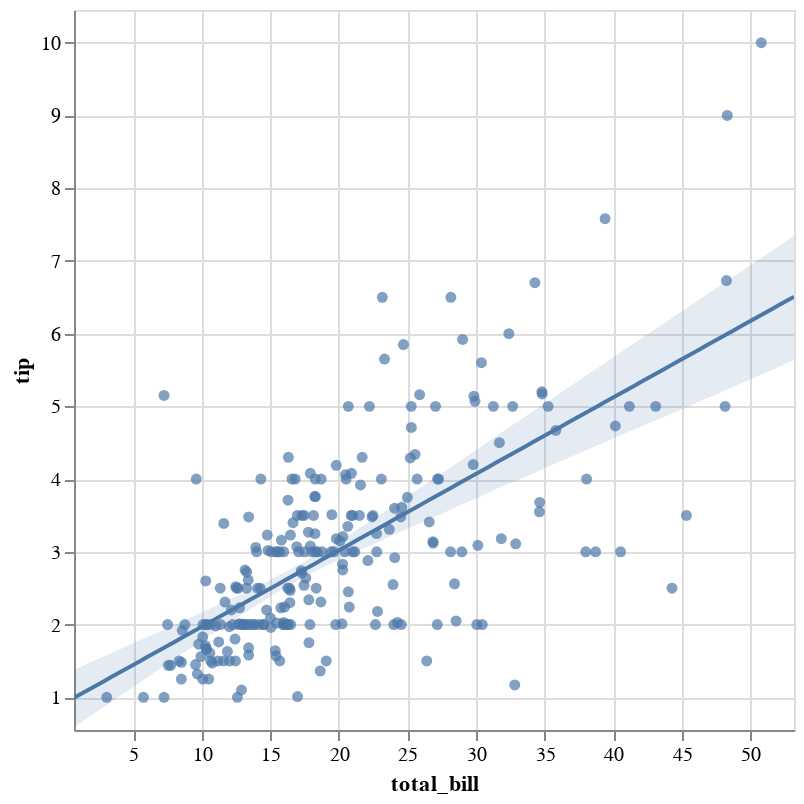

The notebook cell this image was saved under:
### Code cell
display(salt.lmplot(x="total_bill", y="tip", data=tips))
g = sns.lmplot(x="total_bill", y="tip", data=tips)

### Figure 1 — Vega-Lite specification as saved in the notebook (floating-point values rounded to 4 significant figures; data arrays with more than 128 entries replaced by an {"elided": "..."} marker saying what was removed)
{"$schema": "https://vega.github.io/schema/vega-lite/v2.4.1.json", "config": {"view": {"height": 300, "width": 400}}, "height": 360, "layer": [{"data": {"values": {"elided": "244 records"}}, "encoding": {"x": {"axis": {"title": "total_bill"}, "field": "total_bill", "scale": {"domain": [0.683, 53.2], "nice": false}, "type": "quantitative"}, "y": {"axis": {"title": "tip"}, "field": "tip", "scale": {"domain": [0.55, 10.45], "nice": false}, "type": "quantitative"}}, "mark": {"clip": true, "filled": true, "type": "point"}}, {"data": {"values": [{"x": 0.683, "y": 0.992}, {"x": 1.213, "y": 1.048}, {"x": 1.744, "y": 1.103}, {"x": 2.274, "y": 1.159}, {"x": 2.805, "y": 1.215}, {"x": 3.335, "y": 1.271}, {"x": 3.866, "y": 1.326}, {"x": 4.396, "y": 1.382}, {"x": 4.927, "y": 1.438}, {"x": 5.457, "y": 1.493}, {"x": 5.987, "y": 1.549}, {"x": 6.518, "y": 1.605}, {"x": 7.048, "y": 1.661}, {"x": 7.579, "y": 1.716}, {"x": 8.109, "y": 1.772}, {"x": 8.64, "y": 1.828}, {"x": 9.17, "y": 1.883}, {"x": 9.701, "y": 1.939}, {"x": 10.23, "y": 1.995}, {"x": 10.76, "y": 2.05}, {"x": 11.29, "y": 2.106}, {"x": 11.82, "y": 2.162}, {"x": 12.35, "y": 2.218}, {"x": 12.88, "y": 2.273}, {"x": 13.41, "y": 2.329}, {"x": 13.94, "y": 2.385}, {"x": 14.47, "y": 2.44}, {"x": 15.01, "y": 2.496}, {"x": 15.54, "y": 2.552}, {"x": 16.07, "y": 2.608}, {"x": 16.6, "y": 2.663}, {"x": 17.13, "y": 2.719}, {"x": 17.66, "y": 2.775}, {"x": 18.19, "y": 2.83}, {"x": 18.72, "y": 2.886}, {"x": 19.25, "y": 2.942}, {"x": 19.78, "y": 2.998}, {"x": 20.31, "y": 3.053}, {"x": 20.84, "y": 3.109}, {"x": 21.37, "y": 3.165}, {"x": 21.9, "y": 3.22}, {"x": 22.43, "y": 3.276}, {"x": 22.96, "y": 3.332}, {"x": 23.49, "y": 3.388}, {"x": 24.02, "y": 3.443}, {"x": 24.55, "y": 3.499}, {"x": 25.08, "y": 3.555}, {"x": 25.61, "y": 3.61}, {"x": 26.14, "y": 3.666}, {"x": 26.67, "y": 3.722}, {"x": 27.21, "y": 3.777}, {"x": 27.74, "y": 3.833}, {"x": 28.27, "y": 3.889}, {"x": 28.8, "y": 3.945}, {"x": 29.33, "y": 4.0}, {"x": 29.86, "y": 4.056}, {"x": 30.39, "y": 4.112}, {"x": 30.92, "y": 4.167}, {"x": 31.45, "y": 4.223}, {"x": 31.98, "y": 4.279}, {"x": 32.51, "y": 4.335}, {"x": 33.04, "y": 4.39}, {"x": 33.57, "y": 4.446}, {"x": 34.1, "y": 4.502}, {"x": 34.63, "y": 4.557}, {"x": 35.16, "y": 4.613}, {"x": 35.69, "y": 4.669}, {"x": 36.22, "y": 4.725}, {"x": 36.75, "y": 4.78}, {"x": 37.28, "y": 4.836}, {"x": 37.81, "y": 4.892}, {"x": 38.34, "y": 4.947}, {"x": 38.88, "y": 5.003}, {"x": 39.41, "y": 5.059}, {"x": 39.94, "y": 5.115}, {"x": 40.47, "y": 5.17}, {"x": 41.0, "y": 5.226}, {"x": 41.53, "y": 5.282}, {"x": 42.06, "y": 5.337}, {"x": 42.59, "y": 5.393}, {"x": 43.12, "y": 5.449}, {"x": 43.65, "y": 5.504}, {"x": 44.18, "y": 5.56}, {"x": 44.71, "y": 5.616}, {"x": 45.24, "y": 5.672}, {"x": 45.77, "y": 5.727}, {"x": 46.3, "y": 5.783}, {"x": 46.83, "y": 5.839}, {"x": 47.36, "y": 5.894}, {"x": 47.89, "y": 5.95}, {"x": 48.42, "y": 6.006}, {"x": 48.95, "y": 6.062}, {"x": 49.48, "y": 6.117}, {"x": 50.01, "y": 6.173}, {"x": 50.54, "y": 6.229}, {"x": 51.08, "y": 6.284}, {"x": 51.61, "y": 6.34}, {"x": 52.14, "y": 6.396}, {"x": 52.67, "y": 6.452}, {"x": 53.2, "y": 6.507}]}, "encoding": {"x": {"field": "x", "scale": {"domain": [0.683, 53.2], "nice": false}, "type": "quantitative"}, "y": {"field": "y", "scale": {"domain": [0.55, 10.45], "nice": false}, "type": "quantitative"}}, "mark": {"clip": true, "type": "line"}}, {"data": {"values": [{"x": 0.683, "y1": 0.5885, "y2": 1.374}, {"x": 1.213, "y1": 0.6565, "y2": 1.421}, {"x": 1.744, "y1": 0.7246, "y2": 1.468}, {"x": 2.274, "y1": 0.7926, "y2": 1.513}, {"x": 2.805, "y1": 0.8607, "y2": 1.558}, {"x": 3.335, "y1": 0.9287, "y2": 1.603}, {"x": 3.866, "y1": 0.9959, "y2": 1.648}, {"x": 4.396, "y1": 1.064, "y2": 1.693}, {"x": 4.927, "y1": 1.133, "y2": 1.736}, {"x": 5.457, "y1": 1.201, "y2": 1.781}, {"x": 5.987, "y1": 1.269, "y2": 1.825}, {"x": 6.518, "y1": 1.337, "y2": 1.868}, {"x": 7.048, "y1": 1.402, "y2": 1.915}, {"x": 7.579, "y1": 1.472, "y2": 1.961}, {"x": 8.109, "y1": 1.541, "y2": 2.004}, {"x": 8.64, "y1": 1.609, "y2": 2.05}, {"x": 9.17, "y1": 1.673, "y2": 2.096}, {"x": 9.701, "y1": 1.74, "y2": 2.142}, {"x": 10.23, "y1": 1.807, "y2": 2.187}, {"x": 10.76, "y1": 1.873, "y2": 2.235}, {"x": 11.29, "y1": 1.936, "y2": 2.282}, {"x": 11.82, "y1": 2.004, "y2": 2.331}, {"x": 12.35, "y1": 2.069, "y2": 2.372}, {"x": 12.88, "y1": 2.134, "y2": 2.417}, {"x": 13.41, "y1": 2.197, "y2": 2.463}, {"x": 13.94, "y1": 2.258, "y2": 2.51}, {"x": 14.47, "y1": 2.321, "y2": 2.563}, {"x": 15.01, "y1": 2.386, "y2": 2.616}, {"x": 15.54, "y1": 2.445, "y2": 2.67}, {"x": 16.07, "y1": 2.505, "y2": 2.723}, {"x": 16.6, "y1": 2.562, "y2": 2.774}, {"x": 17.13, "y1": 2.617, "y2": 2.826}, {"x": 17.66, "y1": 2.671, "y2": 2.881}, {"x": 18.19, "y1": 2.725, "y2": 2.938}, {"x": 18.72, "y1": 2.772, "y2": 2.996}, {"x": 19.25, "y1": 2.822, "y2": 3.06}, {"x": 19.78, "y1": 2.872, "y2": 3.121}, {"x": 20.31, "y1": 2.92, "y2": 3.182}, {"x": 20.84, "y1": 2.965, "y2": 3.243}, {"x": 21.37, "y1": 3.01, "y2": 3.311}, {"x": 21.9, "y1": 3.054, "y2": 3.373}, {"x": 22.43, "y1": 3.099, "y2": 3.439}, {"x": 22.96, "y1": 3.143, "y2": 3.506}, {"x": 23.49, "y1": 3.191, "y2": 3.567}, {"x": 24.02, "y1": 3.234, "y2": 3.634}, {"x": 24.55, "y1": 3.279, "y2": 3.703}, {"x": 25.08, "y1": 3.324, "y2": 3.773}, {"x": 25.61, "y1": 3.369, "y2": 3.84}, {"x": 26.14, "y1": 3.413, "y2": 3.907}, {"x": 26.67, "y1": 3.457, "y2": 3.974}, {"x": 27.21, "y1": 3.501, "y2": 4.04}, {"x": 27.74, "y1": 3.544, "y2": 4.107}, {"x": 28.27, "y1": 3.589, "y2": 4.175}, {"x": 28.8, "y1": 3.633, "y2": 4.242}, {"x": 29.33, "y1": 3.677, "y2": 4.312}, {"x": 29.86, "y1": 3.721, "y2": 4.381}, {"x": 30.39, "y1": 3.765, "y2": 4.449}, {"x": 30.92, "y1": 3.813, "y2": 4.518}, {"x": 31.45, "y1": 3.86, "y2": 4.586}, {"x": 31.98, "y1": 3.904, "y2": 4.655}, {"x": 32.51, "y1": 3.947, "y2": 4.722}, {"x": 33.04, "y1": 3.987, "y2": 4.789}, {"x": 33.57, "y1": 4.03, "y2": 4.857}, {"x": 34.1, "y1": 4.074, "y2": 4.924}, {"x": 34.63, "y1": 4.118, "y2": 4.991}, {"x": 35.16, "y1": 4.162, "y2": 5.058}, {"x": 35.69, "y1": 4.206, "y2": 5.125}, {"x": 36.22, "y1": 4.25, "y2": 5.193}, {"x": 36.75, "y1": 4.292, "y2": 5.26}, {"x": 37.28, "y1": 4.335, "y2": 5.327}, {"x": 37.81, "y1": 4.377, "y2": 5.394}, {"x": 38.34, "y1": 4.42, "y2": 5.462}, {"x": 38.88, "y1": 4.464, "y2": 5.529}, {"x": 39.41, "y1": 4.509, "y2": 5.596}, {"x": 39.94, "y1": 4.553, "y2": 5.664}, {"x": 40.47, "y1": 4.597, "y2": 5.732}, {"x": 41.0, "y1": 4.641, "y2": 5.8}, {"x": 41.53, "y1": 4.683, "y2": 5.866}, {"x": 42.06, "y1": 4.725, "y2": 5.932}, {"x": 42.59, "y1": 4.767, "y2": 5.999}, {"x": 43.12, "y1": 4.809, "y2": 6.067}, {"x": 43.65, "y1": 4.851, "y2": 6.134}, {"x": 44.18, "y1": 4.893, "y2": 6.201}, {"x": 44.71, "y1": 4.935, "y2": 6.268}, {"x": 45.24, "y1": 4.979, "y2": 6.335}, {"x": 45.77, "y1": 5.023, "y2": 6.403}, {"x": 46.3, "y1": 5.067, "y2": 6.47}, {"x": 46.83, "y1": 5.11, "y2": 6.537}, {"x": 47.36, "y1": 5.154, "y2": 6.604}, {"x": 47.89, "y1": 5.197, "y2": 6.672}, {"x": 48.42, "y1": 5.241, "y2": 6.739}, {"x": 48.95, "y1": 5.285, "y2": 6.806}, {"x": 49.48, "y1": 5.329, "y2": 6.873}, {"x": 50.01, "y1": 5.373, "y2": 6.94}, {"x": 50.54, "y1": 5.416, "y2": 7.007}, {"x": 51.08, "y1": 5.46, "y2": 7.073}, {"x": 51.61, "y1": 5.504, "y2": 7.14}, {"x": 52.14, "y1": 5.548, "y2": 7.209}, {"x": 52.67, "y1": 5.591, "y2": 7.276}, {"x": 53.2, "y1": 5.635, "y2": 7.344}]}, "encoding": {"opacity": {"value": 0.15}, "x": {"field": "x", "scale": {"domain": [0.683, 53.2], "nice": false}, "type": "quantitative"}, "y": {"field": "y1", "scale": {"domain": [0.55, 10.45], "nice": false}, "type": "quantitative"}, "y2": {"field": "y2", "type": "quantitative"}}, "mark": {"clip": true, "type": "area"}}], "title": "", "width": 360}
